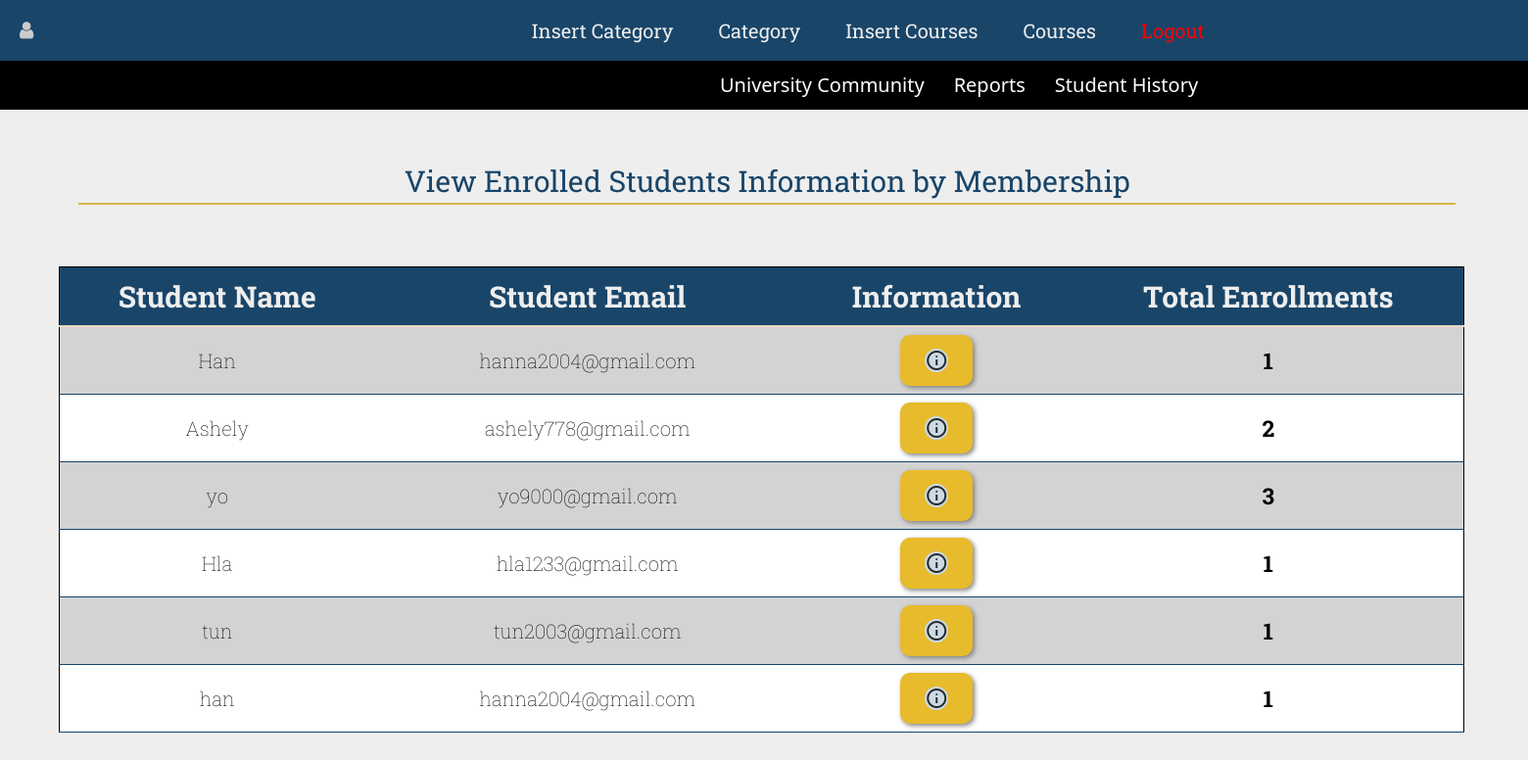
The page /viewenroll.php on the database its author committed.
### tables this page shows
CREATE TABLE `student_information` (
  `SID` int(11) NOT NULL COMMENT 'student login account id , auto-generated',
  `Sname` varchar(1000) NOT NULL COMMENT 'login student account name',
  `Spwd` varchar(1000) NOT NULL COMMENT 'student account password',
  `Semail` varchar(100) NOT NULL COMMENT 'email of student to login'
);

### viewenroll.php (the view, shortened to what this page needs)
<?php
include './connection.php';
?>
<html>
<head>
    <link href="https://cdn.jsdelivr.net/npm/bootstrap@5.3.0-alpha1/dist/css/bootstrap.min.css" rel="stylesheet"
>
    <link rel="stylesheet" href="https://cdnjs.cloudflare.com/ajax/libs/font-awesome/4.7.0/css/font-awesome.min.css">
</head>
<body>
    <nav class="navbar navbar-expand-lg nav">
        <div class="admin">
            <div class="navv"> <a><i class="fa fa-user" aria-hidden="true"></i></a></div>
        </div>
        <div class="collapse navbar-collapse" id="navbarNav">
            <ul class="navbar-nav">
                <li class="nav-item">
                    <a class="nav-link navtit" href="./insertcategory.php"> Insert Category </a>
                </li>
                <li class="nav-item">
                    <a class="nav-link navtit" href="./viewcategory.php"> Category</a>
                </li>
                <li class="nav-item active">
                    <a class="nav-link navtit" href="./insert.php">Insert Courses<span class="sr-only"></span></a>
                </li>
                <li class="nav-item">
                    <a class="nav-link navtit" href="./viewcourseadm.php">Courses</a>
                </li>
                <li class="nav-item">
                    <a class="nav-link navtit" href="./admlogout.php" style="color:red; "> Logout</a>
                </li>
            </ul>
        </div><br>
    </nav>
    <div class="smallnav" style="background-color: black;">
        <ul class="">
            <li class="">
                <a class="nav-link " href="./enrollstuadm.php">University Community</a>
            </li>
            <li class="">
                <a class="nav-link " href="./studentCount.php"> Reports</a>
            </li>
            <li class="">
                <a class="nav-link " href="./viewenroll.php"> Student History</a>
            </li>
        </ul>
    </div>
    <div class="data">View Enrolled Students Information by Membership</div>
    <?php
    include './connection.php';
    $sql = $a->prepare("SELECT DISTINCT s.SID, s.Sname, s.Semail
                        FROM student_information s
                        INNER JOIN enroll e ON s.SID = e.SID");
    $sql->execute();
    ?>
    <table border="1">
        <br><br>
        <tr>
            <th>Student Name</th>
            <th>Student Email</th>
            <th>Information</th>
            <th>Total Enrollments</th>
        </tr>
        <?php
        while ($row = $sql->fetch(PDO::FETCH_ASSOC)) {
            extract($row);
        ?>
        <tr>
            <td><?php echo $Sname;?></td>
            <td><?php echo $Semail;?></td>
            <td>
                <div class="btn">
                    <a href="./viewhisdetail.php?vhis=<?php echo $SID;?>" class="viewitemm">
                        <span class="material-symbols-outlined">info</span>
                    </a>
                </div>
            </td>
            <td style="font-weight:bolder;font-size:23px;">
                <?php
                $enrollmentCount = $a->query("SELECT COUNT(*) FROM enroll WHERE SID = '$SID'")->fetchColumn();
                echo $enrollmentCount;
                ?>
            </td>
        </tr>
        <?php }?>
    </table>
</body>
</html>

### connection.php (shortened to what this page needs)
<html>
</html>

### viewenroll.php (style rules this page uses)
table { font-family: 'Open Sans', sans-serif; font-family: 'Roboto Condensed', sans-serif; font-family: 'Roboto Slab', serif; width: 100%; text-align: center; border-collapse: collapse; border: 1px solid black; font-size: 10px; column-width: 10px; margin: 15px 60px; }
body { margin: 0; padding: 0; background-color: #eeeeee; overflow-x: hidden; }
th { font-size: 30px; background-color: #194569; padding: 10px; color: #eeeeee; border-bottom: 2px solid #E6D6BE; }
table a:link, table a:visited, .foot a:link, .foot a:visited { background-color: #E7BB2C; color: #282828; padding: 14px 25px; text-align: center; text-decoration: none; display: inline-block; border-radius: 10px; font-size: 20px; font-weight: bold; box-shadow: 2px 2px 5px grey; }
.data { color: #194569; font-family: 'Open Sans', sans-serif; font-family: 'Roboto Condensed', sans-serif; font-family: 'Roboto Slab', serif; font-size: 45px; text-align: center; padding-top: 10px; margin-top: -10px; }
td { font-size: 20px; font-family: 'Open Sans', sans-serif; font-family: 'Roboto Condensed', sans-serif; font-family: 'Roboto Slab', serif; font-weight: 100; padding-left: 40px; padding-right: 40px; color: black; }
body { margin: 0; padding: 0; width: 92%; }
.data { font-size: 30px; border-bottom: 2px solid #d7b546; width: 98%; margin-left: 80px; text-align: center; margin-top: 40px; }
.admin { font-family: 'Open Sans', sans-serif; font-family: 'Roboto Condensed', sans-serif; font-family: 'Roboto Slab', serif; font-size: 30px; margin-left: 20px; margin-right: 20%; color: #194569; }
.navtit { font-family: 'Open Sans', sans-serif; font-family: 'Roboto Condensed', sans-serif; font-family: 'Roboto Slab', serif; color: #eeeeee; background-color: #194569; font-size: 20px; margin-right: 30px; }
tr { margin-bottom: 10px; border-bottom: 1px solid #194569; }
tr:nth-child(even) { background-color: #d3d3d3; }
tr:nth-child(odd) { background-color: white; }
.viewitemm span { background-color: #cadbe7; border-radius: 100%; }
.nav { background-color: #194569; width: 225vh; }
.navbar-nav { margin-left: 10%; }
.admin { margin-left: 20px; color: #ccc; font-size: 20px; }
.smallnav { background-color: black; font-size: 20px; width: 225vh; }
.smallnav ul { list-style-type: none; margin: 0; padding: 0; display: flex; margin-left: 40%; }
.smallnav li { display: inline; }
.smallnav li a { color: white; text-decoration: none; padding: 10px 15px; }

### rows shown on the page
student_information: Sname "Han", Semail "hanna2004@gmail.com", enrollmentCount "1"
student_information: Sname "Ashely", Semail "ashely778@gmail.com", enrollmentCount "2"
student_information: Sname "yo", Semail "yo9000@gmail.com", enrollmentCount "3"
student_information: Sname "Hla", Semail "hla1233@gmail.com", enrollmentCount "1"
student_information: Sname "tun", Semail "tun2003@gmail.com", enrollmentCount "1"
student_information: Sname "han", Semail "hanna2004@gmail.com", enrollmentCount "1"
